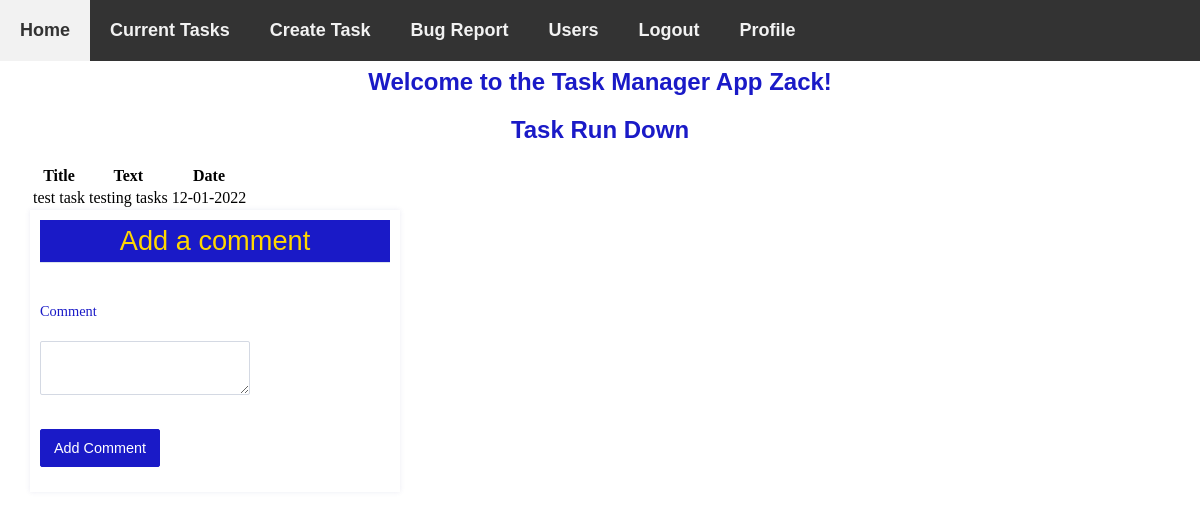
The app's page /notes/4 (signed in) with its own data.
### models.py (models this page shows, shortened)
class Note(db.Model):
    id = db.Column("id", db.Integer, primary_key=True)
    title = db.Column("title", db.String(200))
    text = db.Column("text", db.String(100))
    date = db.Column("date", db.String(50))
    user_id = db.Column(db.Integer, db.ForeignKey("user.id"), nullable = False)
    comments = db.relationship("Comment", backref="note", cascade = "all, delete-orphan", lazy=True)

### flask06.py (the view)
@app.route('/notes/<note_id>')
def get_note(note_id):
    if session.get('user'):
        my_note = db.session.query(Note).filter_by(id=note_id, user_id=session['user_id']).one()
        form = CommentForm()
        return render_template('note.html', note=my_note, user=session['user'], form=form)
    else:
        return redirect(url_for('login'))

### forms.py
class CommentForm(FlaskForm):
    class Meta:
        csrf = False
    comment = TextAreaField('Comment', validators=[Length(min=1)])
    submit = SubmitField('Add Comment')

### templates/note.html (shortened to what this page needs)
<!DOCTYPE html>
<html lang="en">
  <head>
    <link
      rel="stylesheet"
      href="{{ url_for('static', filename='main.css') }}"
    />
  </head>
  <body>
    <header id="navbar">
      <nav>
        <a href="{{ url_for('index')}}"> Home</a>
        <a href="{{ url_for('get_notes') }}">Current Tasks</a>
        <a href="{{ url_for('new_note') }}">Create Task</a>
        <a href="{{ url_for('form') }}">Bug Report</a>
        <a href="{{ url_for('get_users') }}">Users</a>
        <a href="{{ url_for('logout') }}">Logout</a>
        <a href="{{ url_for('profile') }}">Profile</a>
    </nav>
  </header>
    <section id="content">
      <br>
      <h1>Welcome to the Task Manager App {{user}}!</h1>
        <h1>Task Run Down</h1>
        <table>
          <tr>
            <th>Title</th>
            <th>Text</th>
            <th>Date</th>
          </tr>
          <tr>
            <td>{{ note.title }}</td>
            <td>{{ note.text }}</td>
            <td>{{ note.date }}</td>
          </tr>
        </table>
        <form action="{{ url_for('new_comment', note_id=note.id) }}" method="post">
          <div class="formwrapper">
            <h2 class="title">Add a comment</h2>
            <div class="form-field">
              {{ form.comment.label }} <br />
              {{ form.comment }}
            </div>
            {{ form.submit }}
          </div>
        </form>
    </section>
  </body>
</html>

### static/main.css (style rules this page uses)
body { margin: 0; }
body section { padding: 30px 30px 30px 30px; }
h1 { color: rgb(26, 26, 199); font-family: 'Trebuchet MS', 'Lucida Sans Unicode', 'Lucida Grande', 'Lucida Sans', Arial, sans-serif; text-align: center; }
h2 { color: gold; background: rgb(26, 26, 199); font-family: 'Trebuchet MS', 'Lucida Sans Unicode', 'Lucida Grande', 'Lucida Sans', Arial, sans-serif; text-align: center; }
form { background: white; width: 100%; }
.form-field { position: relative; }
.title { font-size: 1.7rem; font-weight: 300; border-bottom: 1px solid #dbe3ec; padding: 5px; margin: 0 0 40px 0; }
.formwrapper { position: relative; background: white; width: 350px; box-shadow: 0 0 5px rgba(65, 67, 144, 0.1); padding: 10px; }
label { font-size: .9em; color: rgb(26, 26, 199); margin-bottom: 3px; display: block; font-weight: 300; }
input, textarea { padding: 10px 13px; margin-bottom: 15px; border-radius: 2px; border: 1px solid #d4d9e3; font-weight: 200; color: #4d5060; font-family: 'Poppins', sans-serif; font-size: .9em; }
input[type="submit"] { background: rgb(26, 26, 199); border: 0; color: white; border-radius: 2px; margin-top: 15px; font-weight: 400; border: 1px solid rgb(26, 26, 199); transition: all .3s ease-out; }
#navbar { overflow: hidden; background-color: #333; margin: 0; position: fixed; top: 0; width: 100%; }
#navbar a { float: left; display: block; color: #f2f2f2; padding: 20px; text-decoration: none; }
header { font-family: 'Trebuchet MS', 'Lucida Sans Unicode', 'Lucida Grande', 'Lucida Sans', Arial, sans-serif; font-size: large; font-weight: bold; text-align: center; }

### records on screen
Note: title "test task", text "testing tasks", date "12-01-2022"

### other values on screen
{{ user }} "Zack"
